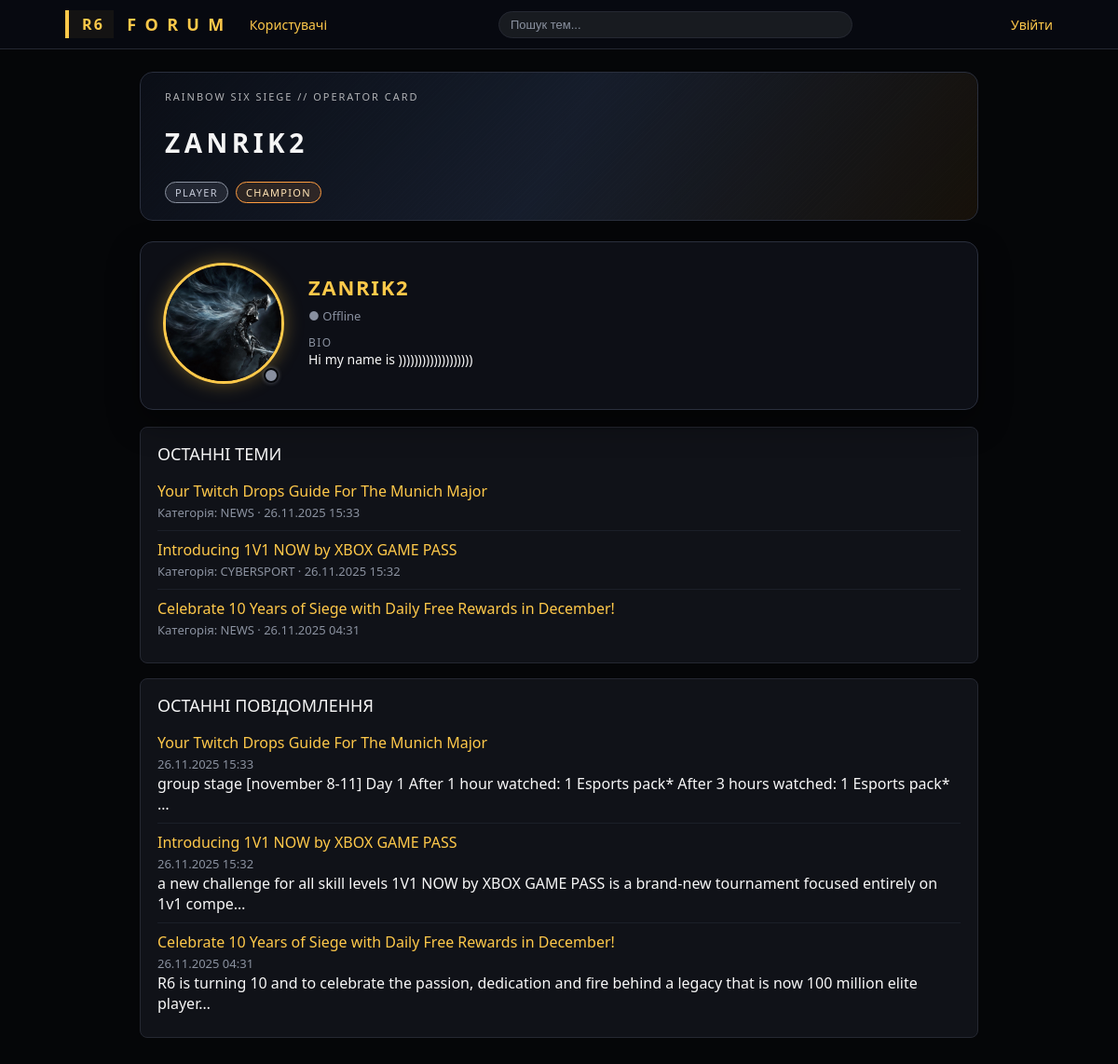
/accounts/profile/zanrik2/, run on the app's committed database.
### accounts/models.py (models this page shows, shortened)
class Profile(models.Model):
    RANK_CHOICES = [
        ('champion', 'Champion'),
        ('diamond', 'Diamond'),
        ('platinum', 'Platinum'),
        ('gold', 'Gold'),
        ('silver', 'Silver'),
        ('bronze', 'Bronze'),
    ]
    user = models.OneToOneField(User, on_delete=models.CASCADE, related_name='profile')
    avatar = models.ImageField(upload_to='avatars/', blank=True, null=True)
    bio = models.TextField(blank=True)
    rank = models.CharField(max_length=20, choices=RANK_CHOICES, default='bronze')
    show_admin_status = models.BooleanField(default=True)

### forum/models.py (models this page shows, shortened)
class Topic(models.Model):
    category = models.ForeignKey(
        Category,
        related_name='topics',
        on_delete=models.CASCADE
    )
    title = models.CharField(max_length=200)
    author = models.ForeignKey(
        User,
        related_name='topics',
        on_delete=models.CASCADE
    )
    created_at = models.DateTimeField(auto_now_add=True)

class Category(models.Model):
    name = models.CharField(max_length=100, unique=True)
    slug = models.SlugField(unique=True)

class Post(models.Model):
    topic = models.ForeignKey(
        Topic,
        related_name='posts',
        on_delete=models.CASCADE
    )
    author = models.ForeignKey(
        User,
        related_name='posts',
        on_delete=models.CASCADE
    )
    content = models.TextField()
    created_at = models.DateTimeField(auto_now_add=True)
    is_deleted = models.BooleanField(default=False)

### accounts/views.py (the view)
# urls.py: path('profile/<str:username>/', views.profile_detail, name='profile_detail'),
def profile_detail(request, username):
    profile_user = get_object_or_404(User, username=username)
    profile = getattr(profile_user, 'profile', None)
    last_topics = Topic.objects.filter(author=profile_user).order_by('-created_at')[:5]
    last_posts = Post.objects.filter(author=profile_user, is_deleted=False).order_by('-created_at')[:5]
    ban = getattr(profile_user, 'ban', None)
    return render(request, 'accounts/profile_detail.html', {
        'profile_user': profile_user,
        'profile': profile,
        'last_topics': last_topics,
        'last_posts': last_posts,
        'ban': ban,
    })

### templates/accounts/profile_detail.html (shortened to what this page needs)
{% extends 'base.html' %}
{% block content %}
<div class="profile-wrapper">
    <div class="profile-cover">
        <div class="cover-overlay"></div>
        <div class="cover-content">
            <div class="cover-top-line">RAINBOW SIX SIEGE // OPERATOR CARD</div>
            <div class="cover-main-line">{{ profile_user.username }}</div>
            <div class="cover-bottom-line">
                {% if profile.show_admin_status and profile_user.is_superuser %}
                    <span class="role-badge role-admin">ADMIN</span>
                {% elif profile.show_admin_status and profile_user.is_staff %}
                    <span class="role-badge role-mod">MODERATOR</span>
                {% else %}
                    <span class="role-badge role-player">PLAYER</span>
                {% endif %}
                {% if profile.rank == 'champion' %}
                    <span class="rank-badge rank-champ">CHAMPION</span>
                {% elif profile.rank == 'diamond' %}
                    <span class="rank-badge rank-diamond">DIAMOND</span>
                {% elif profile.rank == 'platinum' %}
                    <span class="rank-badge rank-plat">PLATINUM</span>
                {% elif profile.rank == 'gold' %}
                    <span class="rank-badge rank-gold">GOLD</span>
                {% elif profile.rank == 'silver' %}
                    <span class="rank-badge rank-silver">SILVER</span>
                {% else %}
                    <span class="rank-badge rank-bronze">BRONZE</span>
                {% endif %}
            </div>
        </div>
    </div>
    <div class="profile-card">
        <div class="avatar-wrapper">
            {% if profile.avatar %}
                <img src="{{ profile.avatar.url }}" alt="avatar" class="profile-avatar">
            {% else %}
                <div class="profile-avatar placeholder">
                    <span>{{ profile_user.username|first|upper }}</span>
                </div>
            {% endif %}
            {% if profile_user == user %}
                <span class="status-dot online" title="Online"></span>
            {% else %}
                <span class="status-dot offline" title="Offline"></span>
            {% endif %}
        </div>
        <div class="profile-info">
            <div class="profile-header-row">
                <h2 class="profile-name">{{ profile_user.username }}</h2>
            </div>
            <div class="profile-subrow">
                {% if profile_user == user %}
                    <span class="status-text online">● Online</span>
                {% else %}
                    <span class="status-text offline">● Offline</span>
                {% endif %}
            </div>
            <p class="profile-label">Bio</p>
            <p class="profile-bio">
                {{ profile.bio|default:"(порожньо)" }}
            </p>
        </div>
    </div>
    <div class="card profile-subcard">
        <div class="card-header">
            <div class="card-title">Останні теми</div>
        </div>
        {% if last_topics %}
            <ul class="list">
                {% for t in last_topics %}
                    <li>
                        <a href="{% url 'topic_detail' t.pk %}">{{ t.title }}</a><br>
                        <span class="muted">
                            Категорія: {{ t.category.name }} · {{ t.created_at|date:"d.m.Y H:i" }}
                        </span>
                    </li>
                {% endfor %}
            </ul>
        {% else %}
            <p class="empty">Користувач ще не створював тем.</p>
        {% endif %}
    </div>
    <div class="card profile-subcard">
        <div class="card-header">
            <div class="card-title">Останні повідомлення</div>
        </div>
        {% if last_posts %}
            <ul class="list">
                {% for p in last_posts %}
                    <li>
                        <a href="{% url 'topic_detail' p.topic.pk %}">{{ p.topic.title }}</a><br>
                        <span class="muted">
                            {{ p.created_at|date:"d.m.Y H:i" }}
                        </span><br>
                        <span>{{ p.content|truncatechars:120 }}</span>
                    </li>
                {% endfor %}
            </ul>
        {% else %}
            <p class="empty">Користувач ще не залишав повідомлень.</p>
        {% endif %}
    </div>
</div>
{% endblock %}

### templates/base.html (style rules this page uses)
:root { --bg-main: #050608; --bg-card: #101218; --bg-card-alt: #181b20; --accent: #ffc94a; --text-main: #f7f7f7; --text-muted: #8b92a0; --danger: #ff5555; --border-soft: #252832; }
* { box-sizing: border-box; margin: 0; padding: 0; }
body { font-family: system-ui, -apple-system, BlinkMacSystemFont, "Segoe UI", sans-serif; background: var(--bg-main); color: var(--text-main); }
a { color: var(--accent); text-decoration: none; }
.card { background: var(--bg-card); border: 1px solid var(--border-soft); border-radius: 8px; padding: 16px 18px; margin-bottom: 16px; }
.card-header { display: flex; justify-content: space-between; align-items: center; margin-bottom: 8px; }
.card-title { font-size: 18px; text-transform: uppercase; }
ul.list { list-style: none; }
ul.list li { border-bottom: 1px solid #1b1f28; padding: 9px 0; }
ul.list li:last-child { border-bottom:none; }
.muted { color:var(--text-muted); font-size:13px; }

### templates/accounts/profile_detail.html (style rules this page uses)
.profile-wrapper { max-width: 900px; margin: 0 auto; }
.profile-cover { position: relative; height: 160px; border-radius: 14px; overflow: hidden; margin-bottom: 22px; border: 1px solid #2a2f3d; background: linear-gradient(120deg, #111622, #1c2536, #18120a); }
.cover-overlay { position: absolute; inset: 0; background-image: linear-gradient(135deg, rgba(0,0,0,0.4), rgba(0,0,0,0.1)), repeating-linear-gradient( -45deg, rgba(255,255,255,0.06), rgba(255,255,255,0.06) 1px, transparent 1px, transparent 4px ); mix-blend-mode: soft-light; }
.cover-content { position: relative; height: 100%; padding: 18px 26px; display: flex; flex-direction: column; justify-content: space-between; color: #f5f5f5; }
.cover-top-line { font-size: 11px; letter-spacing: 0.18em; text-transform: uppercase; opacity: 0.7; }
.cover-main-line { font-size: 28px; font-weight: 800; text-transform: uppercase; letter-spacing: 0.16em; }
.cover-bottom-line { display: flex; gap: 8px; }
.role-badge, .rank-badge { font-size: 11px; text-transform: uppercase; padding: 3px 10px; border-radius: 999px; letter-spacing: 0.12em; border: 1px solid; }
.role-player { border-color: #8b92a0; color: #c5cad8; background: rgba(139,146,160,0.16); }
.rank-champ { border-color: #ff9d40; color: #ffe3b4; background: rgba(255,157,64,0.12); }
.profile-card { display: flex; align-items: center; background: #0d0f16; border: 1px solid #2a2f3d; border-radius: 14px; padding: 22px 24px; gap: 26px; box-shadow: 0 14px 34px rgba(0,0,0,0.4); position: relative; margin-bottom: 18px; }
.profile-subcard { margin-top: 14px; }
.avatar-wrapper { position: relative; flex-shrink: 0; }
.profile-avatar { width: 130px; height: 130px; border-radius: 50%; border: 3px solid var(--accent); object-fit: cover; box-shadow: 0 0 20px rgba(255, 200, 70, 0.35); transition: 0.2s; }
.status-dot { position: absolute; bottom: 6px; right: 6px; width: 16px; height: 16px; border-radius: 50%; border: 2px solid #05070b; }
.status-dot.offline { background: #888f9f; box-shadow: 0 0 4px rgba(136,143,159,0.6); }
.profile-info { flex: 1; }
.profile-header-row { display: flex; align-items: center; justify-content: space-between; gap: 10px; }
.profile-name { font-size: 22px; text-transform: uppercase; letter-spacing: 0.08em; color: var(--accent); margin-bottom: 4px; }
.profile-subrow { margin-bottom: 10px; }
.status-text { font-size: 13px; }
.status-text.offline { color: #888f9f; }
.profile-label { margin-top: 8px; font-size: 12px; text-transform: uppercase; letter-spacing: 0.12em; color: #8b92a0; }
.profile-bio { margin-bottom: 12px; font-size: 14px; }

### data on the page
Profile: avatar (picture), bio "Hi my name is )))))))))))))))))))"
Topic: title "Your Twitch Drops Guide For The Munich Major", category.name "NEWS", created_at "26.11.2025 15:33"
Topic: title "Introducing 1V1 NOW by XBOX GAME PASS", category.name "CYBERSPORT", created_at "26.11.2025 15:32"
Topic: title "Celebrate 10 Years of Siege with Daily Free Rewards in December!", category.name "NEWS", created_at "26.11.2025 04:31"
Post: topic "Your Twitch Drops Guide For The Munich Major", created_at "26.11.2025 15:33", content "group stage [november 8-11] Day 1 After 1 hour watched: 1 Esports pack* After 3 hours watched: 1 Esports pack* …"
Post: topic "Introducing 1V1 NOW by XBOX GAME PASS", created_at "26.11.2025 15:32", content "a new challenge for all skill levels 1V1 NOW by XBOX GAME PASS is a brand-new tournament focused entirely on 1v1 compe…"
Post: topic "Celebrate 10 Years of Siege with Daily Free Rewards in December!", created_at "26.11.2025 04:31", content "R6 is turning 10 and to celebrate the passion, dedication and fire behind a legacy that is now 100 million elite player…"

### other printed values
{{ profile_user.username }} "ZANRIK2"
